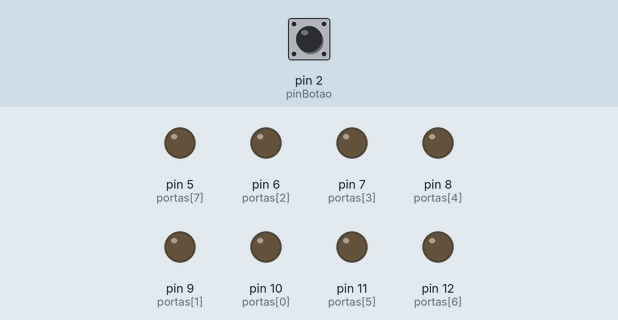
The sketch below on a simulated Arduino Uno, built with avr-gcc and run on an emulated ATmega328P. Shown: output pins drawn as LEDs (lit = HIGH). The test bench sets the inputs (shaded band); at power-on: pin 2 (pinBotao) LOW.

Above: at 1.2 s.
1.3 s: pin 2 (pinBotao) pulled HIGH for 0.15 s
At 2.1 s:
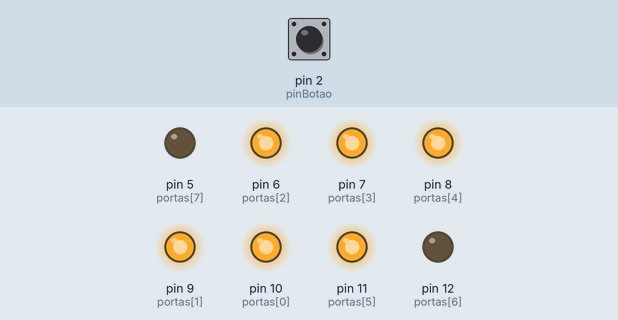
2.9 s: pin 2 (pinBotao) pulled HIGH for 1 s
At 3.3 s:
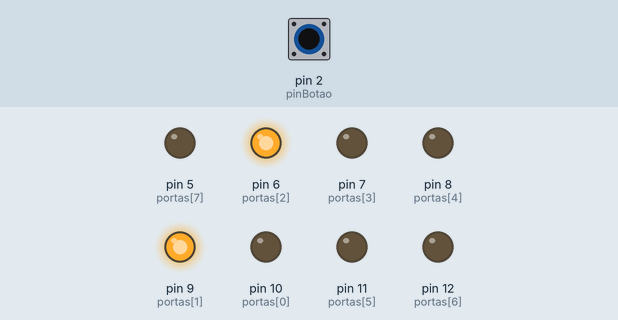
5.4 s: pin 2 (pinBotao) pulled HIGH for 0.15 s
At 6.4 s:
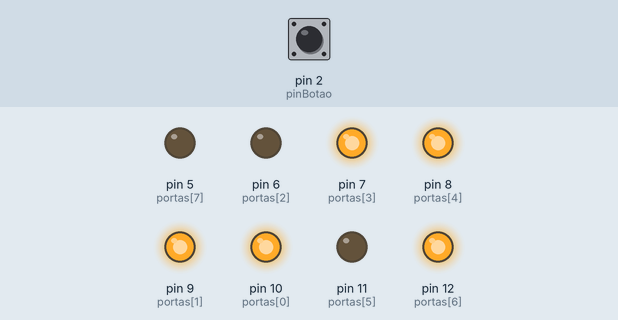
7.0 s: pin 2 (pinBotao) pulled HIGH for 3.2 s
At 7.6 s:
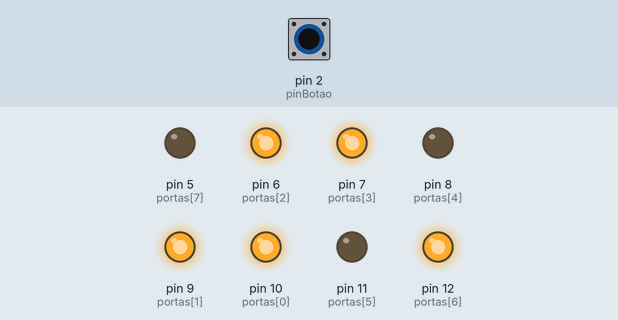
11.7 s: pin 2 (pinBotao) pulled HIGH for 0.15 s
At 12.4 s:
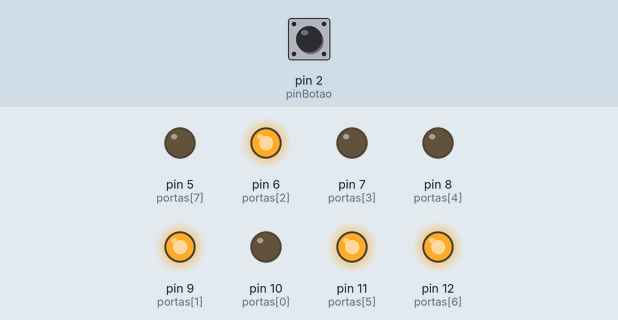
13.3 s: pin 2 (pinBotao) pulled HIGH for 1 s
At 13.6 s:
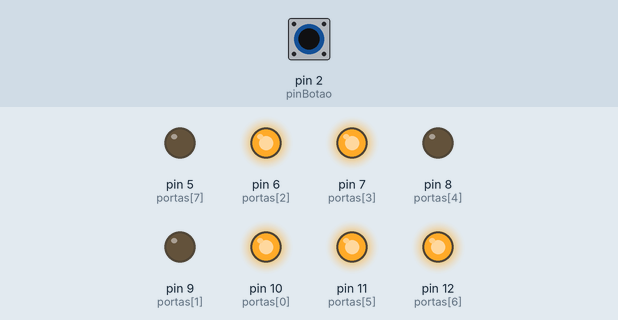
Timing chart, 0 to 16.3 s (numbered marks = the images above; inputs shaded):
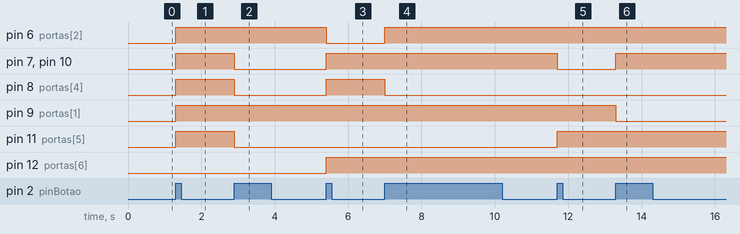

Measured:
- after the input at 1.3 s, pin 6 (portas[2]), pin 7 (portas[3]), pin 8 (portas[4]), pin 9 (portas[1]), pin 10 (portas[0]), pin 11 (portas[5]): LOW → HIGH at once
- after the input at 2.9 s, pin 7 (portas[3]), pin 8 (portas[4]), pin 10 (portas[0]), pin 11 (portas[5]): HIGH → LOW at once
- after the input at 5.4 s, pin 6 (portas[2]): HIGH → LOW at once; pin 7 (portas[3]), pin 8 (portas[4]), pin 10 (portas[0]), pin 12 (portas[6]): LOW → HIGH at once
- after the input at 7.0 s, pin 6 (portas[2]): LOW → HIGH at once; pin 8 (portas[4]): HIGH → LOW at once
- after the input at 11.7 s, pin 7 (portas[3]), pin 10 (portas[0]): HIGH → LOW at once; pin 11 (portas[5]): LOW → HIGH at once
- after the input at 13.3 s, pin 7 (portas[3]), pin 10 (portas[0]): LOW → HIGH at once; pin 9 (portas[1]): HIGH → LOW at once

The sketch:

array.ino
```cpp
//Constante
#define pinBotao 2
int numero = 10;
boolean botaoAnt = false;
boolean botaoAtu = false;
int portas[8] = {10, 9, 6, 7, 8, 11, 12, 5};
                            //a,b,c,d,e,f,g,ponto
byte displayConfig[11][8] = {{1,1,1,1,1,1,0,0}, //Digito 0
                             {0,1,1,0,0,0,0,0}, //Digito 1
                             {1,1,0,1,1,0,1,0}, //Digito 2
                             {1,1,1,1,0,0,1,0}, //Digito 3
                             {0,1,1,0,0,1,1,0}, //Digito 4
                             {1,0,1,1,0,1,1,0}, //Digito 5
                             {1,0,1,1,1,1,1,0}, //Digito 6
                             {1,1,1,0,0,0,0,0}, //Digito 7
                             {1,1,1,1,1,1,1,0}, //Digito 8
                             {1,1,1,1,0,1,1,0}, //Digito 9
                             {0,0,0,0,0,0,0,0}}; //Tudo apagado
void setup() {
  // put your setup code here, to run once:
  pinMode(pinBotao, INPUT);
  int x;
  for ( x = 0; x < 9 ; x++){
    pinMode(portas[x], OUTPUT);
  }
}

void loop() {
  // put your main code here, to run repeatedly:

  botaoAtu = digitalRead(pinBotao);
  if (botaoAtu && !botaoAnt){
    numero++;
    if (numero > 9){
      numero = 0;
    }
  }
  botaoAnt = botaoAtu;

  for (int y = 0; y < 8; y++){
    digitalWrite(portas[y],displayConfig[numero][y]);
  }
}
```
